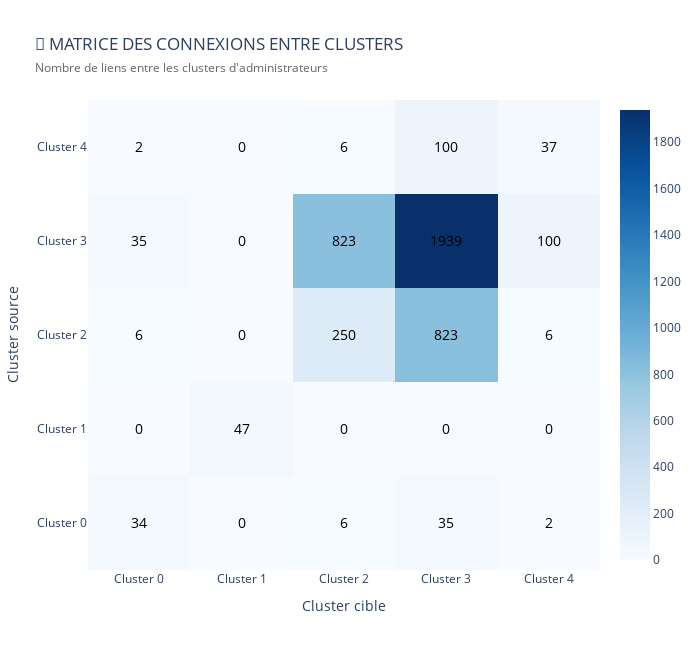

The notebook cell saved with this chart:
### Code cell
# =====================================================
# 3️⃣ VISUALISATION HEATMAP AVANCÉE
# =====================================================

fig_heatmap = go.Figure(data=go.Heatmap(
    z=symmetric_matrix,
    x=[f'Cluster {c}' for c in cluster_ids],
    y=[f'Cluster {c}' for c in cluster_ids],
    colorscale='Blues',
    hoverongaps=False,
    text=symmetric_matrix.astype(int),
    texttemplate="%{text}",
    textfont={"size": 14, "color": "black"},
    hovertemplate=(
        "De: <b>%{y}</b><br>"
        "Vers: <b>%{x}</b><br>"
        "Connexions: <b>%{z}</b><br>"
        "<extra></extra>"
    )
))

fig_heatmap.update_layout(
    title="🔗 MATRICE DES CONNEXIONS ENTRE CLUSTERS<br>"
          "<span style='font-size:12px; color:#666'>Nombre de liens entre les clusters d'administrateurs</span>",
    width=700,
    height=650,
    xaxis=dict(title="Cluster cible"),
    yaxis=dict(title="Cluster source"),
    font=dict(size=12)
)

fig_heatmap.show()

### Figure 1 — Plotly figure (JSON) as saved in the notebook; plotly's stock layout.template omitted (floating-point values rounded to 4 significant figures)
{"data": [{"colorscale": [[0, "rgb(247,251,255)"], [0.125, "rgb(222,235,247)"], [0.25, "rgb(198,219,239)"], [0.375, "rgb(158,202,225)"], [0.5, "rgb(107,174,214)"], [0.625, "rgb(66,146,198)"], [0.75, "rgb(33,113,181)"], [0.875, "rgb(8,81,156)"], [1, "rgb(8,48,107)"]], "hoverongaps": false, "hovertemplate": "De: <b>%{y}</b><br>Vers: <b>%{x}</b><br>Connexions: <b>%{z}</b><br><extra></extra>", "text": [[34, 0, 6, 35, 2], [0, 47, 0, 0, 0], [6, 0, 250, 823, 6], [35, 0, 823, 1939, 100], [2, 0, 6, 100, 37]], "textfont": {"color": "black", "size": 14}, "texttemplate": "%{text}", "type": "heatmap", "x": ["Cluster 0", "Cluster 1", "Cluster 2", "Cluster 3", "Cluster 4"], "y": ["Cluster 0", "Cluster 1", "Cluster 2", "Cluster 3", "Cluster 4"], "z": [[34.0, 0.0, 6.0, 35.0, 2.0], [0.0, 47.0, 0.0, 0.0, 0.0], [6.0, 0.0, 250.0, 823.0, 6.0], [35.0, 0.0, 823.0, 1939.0, 100.0], [2.0, 0.0, 6.0, 100.0, 37.0]]}], "layout": {"font": {"size": 12}, "height": 650, "title": {"text": "🔗 MATRICE DES CONNEXIONS ENTRE CLUSTERS<br><span style='font-size:12px; color:#666'>Nombre de liens entre les clusters d'administrateurs</span>"}, "width": 700, "xaxis": {"title": {"text": "Cluster cible"}}, "yaxis": {"title": {"text": "Cluster source"}}}}
